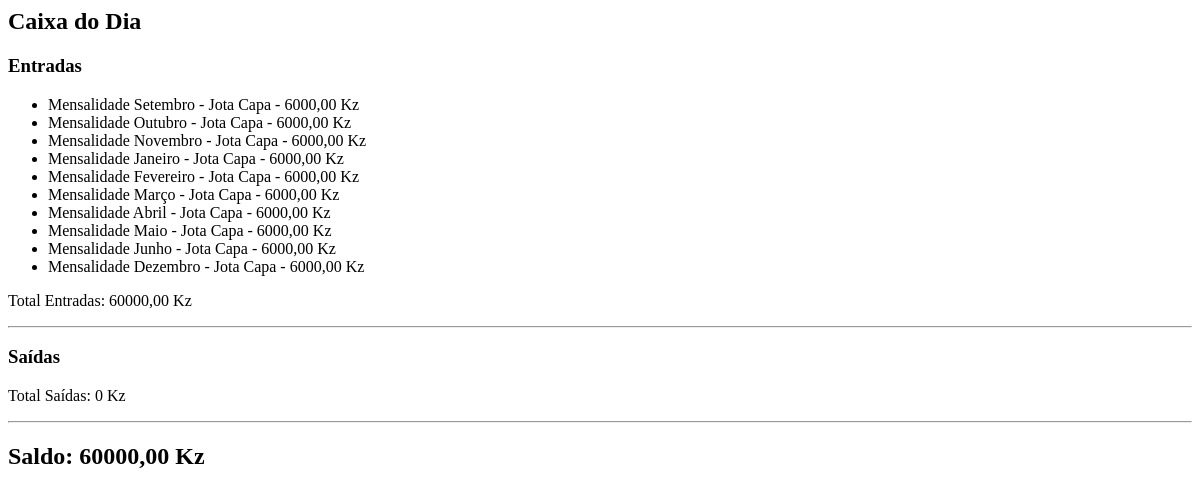
/caixa/ (signed in), run on an earlier commit of the app's database.
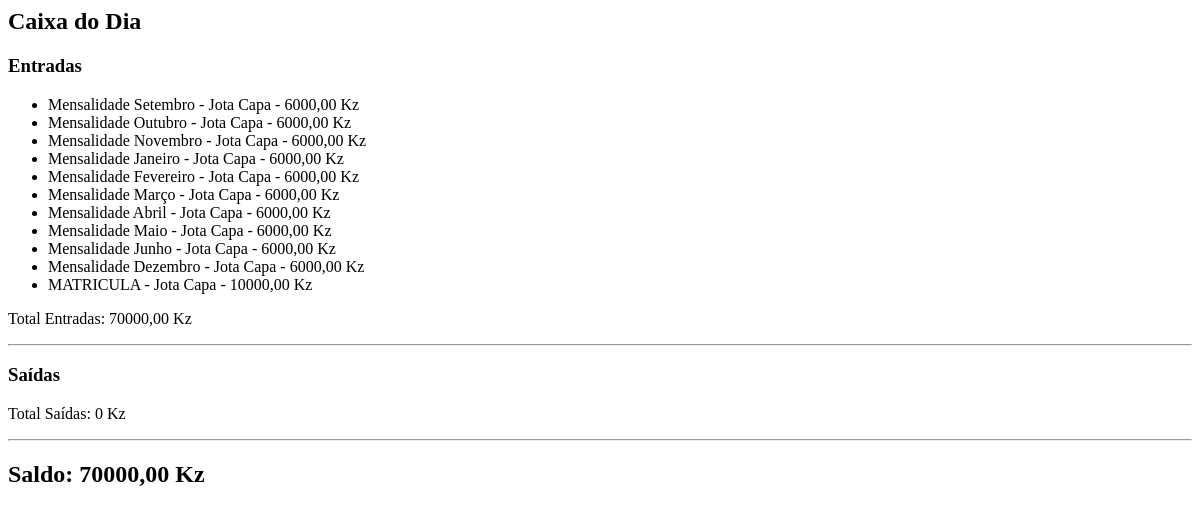
And on a later commit of the database.
### finance/models.py (models this page shows, shortened)
class MovimentoCaixa(models.Model):
    TIPOS = (
        ("ENTRADA", "Entrada"),
        ("SAIDA", "Saída"),
    )
    escola = models.ForeignKey(Escola, on_delete=models.CASCADE)
    tipo = models.CharField(max_length=10, choices=TIPOS)
    descricao = models.CharField(max_length=255)
    valor = models.DecimalField(max_digits=10, decimal_places=2)
    data = models.DateTimeField(auto_now_add=True)
    usuario = models.ForeignKey(
        settings.AUTH_USER_MODEL,
        on_delete=models.SET_NULL,
        null=True
    )
    origem = models.CharField(max_length=100, blank=True, null=True)

### core/views.py (the view)
# urls.py: path("caixa/", views.caixa_diario, name="caixa_diario"),
@login_required
def caixa_diario(request):
    hoje = timezone.now().date()
    entradas = MovimentoCaixa.objects.filter(
        escola=request.user.escola,
        tipo="ENTRADA",
        data__date=hoje
    )
    saidas = MovimentoCaixa.objects.filter(
        escola=request.user.escola,
        tipo="SAIDA",
        data__date=hoje
    )
    total_entradas = sum(e.valor for e in entradas)
    total_saidas = sum(s.valor for s in saidas)
    saldo = total_entradas - total_saidas
    context = {
        "entradas": entradas,
        "saidas": saidas,
        "total_entradas": total_entradas,
        "total_saidas": total_saidas,
        "saldo": saldo
    }
    return render(request, "caixa_diario.html", context)

### core/templates/caixa_diario.html (shortened to what this page needs)
<h2>Caixa do Dia</h2>
<h3>Entradas</h3>
<ul>
{% for e in entradas %}
<li>{{ e.descricao }} - {{ e.valor }} Kz</li>
{% endfor %}
</ul>
<p>Total Entradas: {{ total_entradas }} Kz</p>
<hr>
<h3>Saídas</h3>
<p>Total Saídas: {{ total_saidas }} Kz</p>
<hr>
<h2>Saldo: {{ saldo }} Kz</h2>

What changed in the data, as far as the page shows it:
added MovimentoCaixa: descricao "MATRICULA - Jota Capa", valor "10000,00"
Also different on the page:
{{ total_entradas }}: "60000,00" → "70000,00"
{{ saldo }}: "60000,00" → "70000,00"
